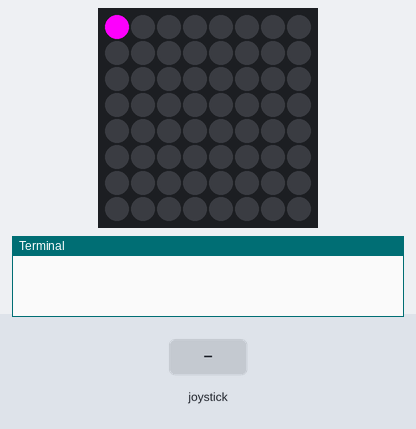
A program run on a simulated Raspberry Pi (BCM pin numbers) with a Sense HAT. Shown: the Sense HAT's 8×8 RGB LED matrix, the last lines printed to the terminal. The inputs (shaded band) are chosen by the test bench. Random numbers come from a fixed seed; the 64×8 strip is a reading aid, not a part: it shows the text the matrix is scrolling, unrolled, one strip-width of it at a time. At 17.3 s the program stops and its outputs stay as they are.

Above: at 5.4 s.
5.5 s: joystick clicked
At 6.3 s:
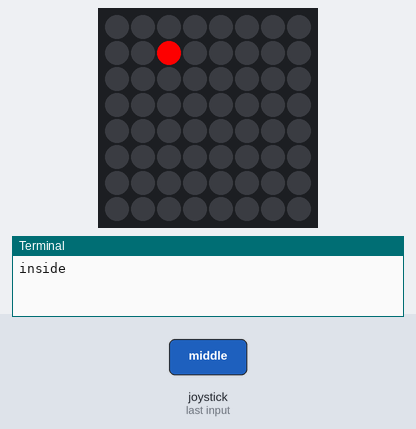
At 6.65 s:
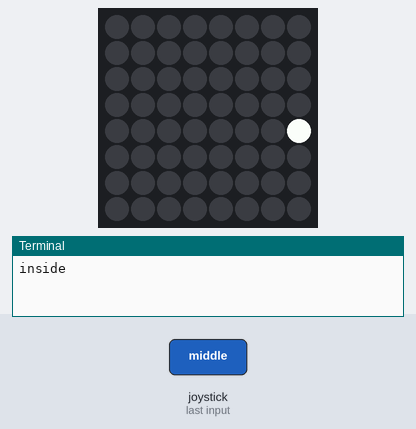

Measured:
- after the input at 5.5 s, the LEDs: change at once (image 1)

The program:

treasure.py
```python
from sense_hat import SenseHat
from random import randint
from time import sleep
sense=SenseHat()
score=0
play=True
x=0
y=0
px=0
py=0
def draw():
	global x,y,px,py
	sense.clear()
	x=randint(0,7)
	y=randint(0,7)
	sense.set_pixel(x,y,(0,0,255))
	sleep(2)
	sense.clear()
	sleep(2)
        px=0
        py=0
        sense.set_pixel(0,0,(255,0,255))

while play:
	draw()
	while True:
		 for e in sense.stick.get_events():
			if e.action=="pressed":
				sense.clear()
				print("inside")
      				if e.direction == "up":
        				if py==0:
						py=7
					else:
						py=py-1
					print(py)
					sense.set_pixel(px,py,(255,255,255))
      				elif e.direction == "down":
        				if py==7:
						py=0
					else:
						py=py+1
					sense.set_pixel(px,py,(255,255,255))
      				elif e.direction == "left":
        				if px==0:
						px=7
					else:
						px=px-1
					sense.set_pixel(px,py,(255,255,255))
      				elif e.direction == "right":
        				if px==7:
						px=0
					else:
						px=px+1
					sense.set_pixel(px,py,(255,255,255))
				elif e.direction == "middle":
                                	if px==x and py==y:
                                        	sense.set_pixel(x,y,(0,255,0))
						sleep(1)
                                        	score=score+1
						draw()
						break
                                	else:
                                        	play=False
                                        	sense.set_pixel(x,y,(255,0,0))
						sleep(1)
						sense.show_message("game over")
                                        	str="Score:"+str(score)
                                        	sense.show_message(str)
                                        	exit()

			else:
				print("out")


sense.clear()
```
